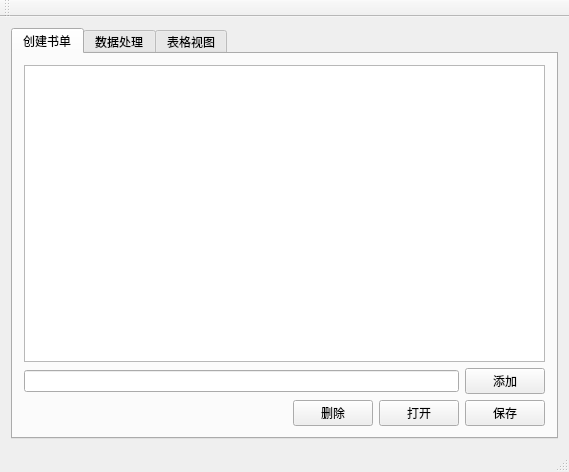
<?xml version="1.0" encoding="UTF-8"?>
<ui version="4.0">
 <class>MainWindow</class>
 <widget class="QMainWindow" name="MainWindow">
  <property name="geometry">
   <rect>
    <x>0</x>
    <y>0</y>
    <width>569</width>
    <height>472</height>
   </rect>
  </property>
  <property name="windowTitle">
   <string>MainWindow</string>
  </property>
  <widget class="QWidget" name="centralWidget">
   <layout class="QVBoxLayout" name="verticalLayout">
    <item>
     <widget class="QTabWidget" name="tabWidget">
      <property name="currentIndex">
       <number>0</number>
      </property>
      <widget class="QWidget" name="tab">
       <attribute name="title">
        <string>创建书单</string>
       </attribute>
       <layout class="QVBoxLayout" name="verticalLayout_2">
        <item>
         <widget class="QListWidget" name="listWidget"/>
        </item>
        <item>
         <layout class="QHBoxLayout" name="horizontalLayout_2">
          <item>
           <widget class="QLineEdit" name="lineEdit"/>
          </item>
          <item>
           <widget class="QPushButton" name="add">
            <property name="text">
             <string>添加</string>
            </property>
           </widget>
          </item>
         </layout>
        </item>
        <item>
         <layout class="QHBoxLayout" name="horizontalLayout">
          <item>
           <spacer name="horizontalSpacer">
            <property name="orientation">
             <enum>Qt::Horizontal</enum>
            </property>
            <property name="sizeHint" stdset="0">
             <size>
              <width>40</width>
              <height>20</height>
             </size>
            </property>
           </spacer>
          </item>
          <item>
           <widget class="QPushButton" name="Del">
            <property name="text">
             <string>删除</string>
            </property>
           </widget>
          </item>
          <item>
           <widget class="QPushButton" name="pushButton_ok">
            <property name="text">
             <string>打开</string>
            </property>
           </widget>
          </item>
          <item>
           <widget class="QPushButton" name="save">
            <property name="text">
             <string>保存</string>
            </property>
           </widget>
          </item>
         </layout>
        </item>
       </layout>
      </widget>
      <widget class="QWidget" name="tab_2">
       <attribute name="title">
        <string>数据处理</string>
       </attribute>
       <layout class="QVBoxLayout" name="verticalLayout_4">
        <item>
         <widget class="QListWidget" name="listWidget_2"/>
        </item>
        <item>
         <layout class="QHBoxLayout" name="horizontalLayout_3">
          <item>
           <spacer name="horizontalSpacer_2">
            <property name="orientation">
             <enum>Qt::Horizontal</enum>
            </property>
            <property name="sizeHint" stdset="0">
             <size>
              <width>40</width>
              <height>20</height>
             </size>
            </property>
           </spacer>
          </item>
          <item>
           <widget class="QPushButton" name="open">
            <property name="text">
             <string>打开</string>
            </property>
           </widget>
          </item>
         </layout>
        </item>
       </layout>
      </widget>
      <widget class="QWidget" name="tab_3">
       <attribute name="title">
        <string>表格视图</string>
       </attribute>
       <layout class="QVBoxLayout" name="verticalLayout_3">
        <item>
         <widget class="QTableWidget" name="tableWidget"/>
        </item>
       </layout>
      </widget>
     </widget>
    </item>
   </layout>
  </widget>
  <widget class="QMenuBar" name="menuBar">
   <property name="geometry">
    <rect>
     <x>0</x>
     <y>0</y>
     <width>569</width>
     <height>23</height>
    </rect>
   </property>
  </widget>
  <widget class="QToolBar" name="mainToolBar">
   <attribute name="toolBarArea">
    <enum>TopToolBarArea</enum>
   </attribute>
   <attribute name="toolBarBreak">
    <bool>false</bool>
   </attribute>
  </widget>
  <widget class="QStatusBar" name="statusBar"/>
 </widget>
 <layoutdefault spacing="6" margin="11"/>
 <resources/>
 <connections/>
</ui>
